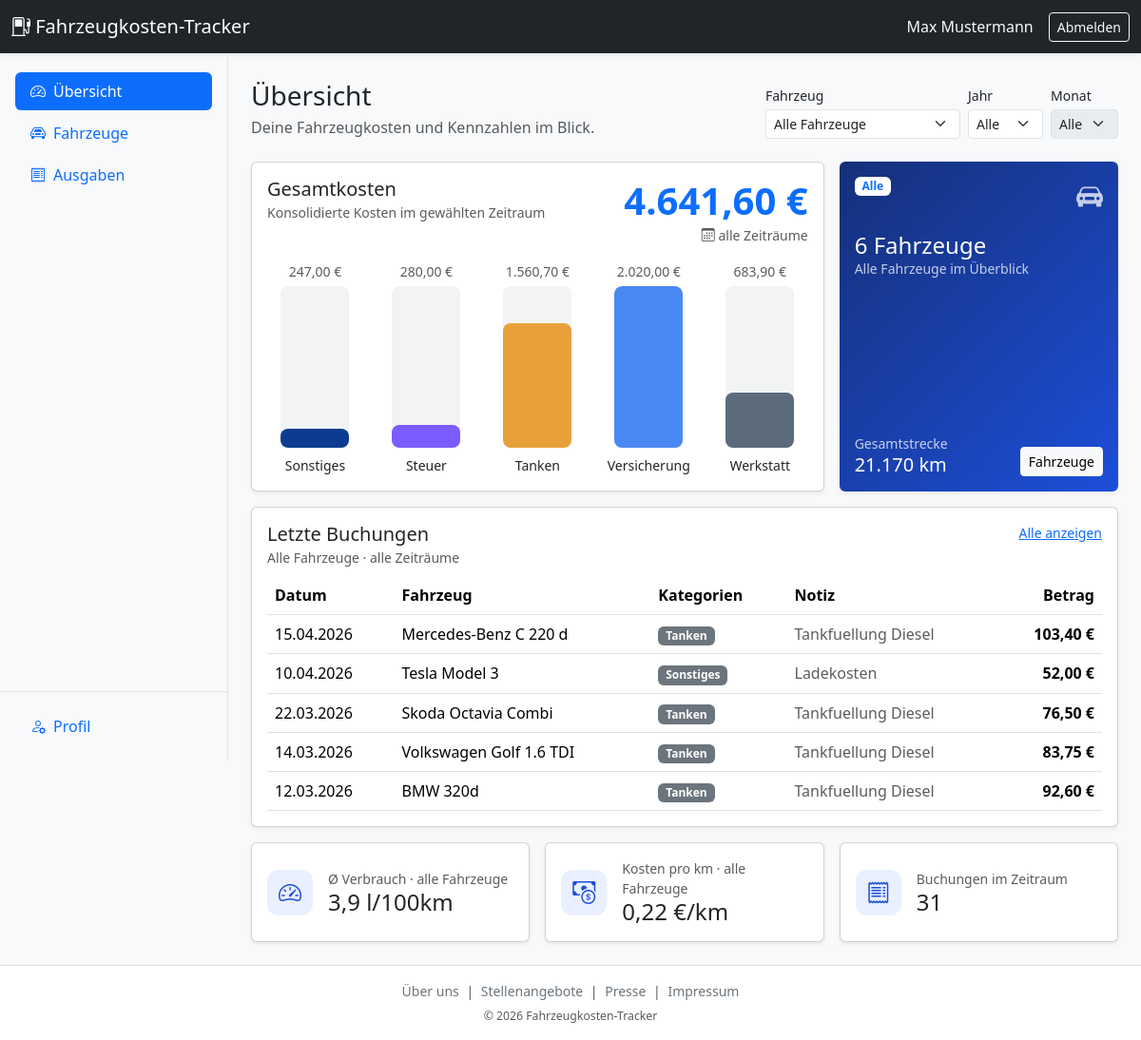
Page /site/index.php?view=dashboard (signed in) on the committed database.
### tables this page shows
CREATE TABLE user (
    id            INT UNSIGNED         NOT NULL AUTO_INCREMENT,
    user_name     VARCHAR(50)          NOT NULL,
    password_hash VARCHAR(255)         NOT NULL,
    first_name    VARCHAR(100)         NOT NULL,
    last_name     VARCHAR(100)         NOT NULL,
    role          ENUM('user','admin') NOT NULL DEFAULT 'user',
    is_active     TINYINT(1)           NOT NULL DEFAULT 1,
    created_at    DATETIME             NOT NULL DEFAULT CURRENT_TIMESTAMP,
    updated_at    DATETIME             NOT NULL DEFAULT CURRENT_TIMESTAMP ON UPDATE CURRENT_TIMESTAMP,
    PRIMARY KEY (id),
    UNIQUE KEY uq_user_user_name (user_name)
);

CREATE TABLE expense (
    id              INT UNSIGNED    NOT NULL AUTO_INCREMENT,
    vehicle_id      INT UNSIGNED    NOT NULL,
    date            DATE            NOT NULL,
    cost            DECIMAL(10,2)   NOT NULL,
    note            VARCHAR(500)        NULL,
    mileage         INT UNSIGNED        NULL,
    is_active       TINYINT(1)      NOT NULL DEFAULT 1,
    is_fuel_expense TINYINT(1)      NOT NULL DEFAULT 0,
    liters          DECIMAL(7,2)        NULL,
    price_per_liter DECIMAL(6,3)        NULL,
    created_at      DATETIME        NOT NULL DEFAULT CURRENT_TIMESTAMP,
    updated_at      DATETIME        NOT NULL DEFAULT CURRENT_TIMESTAMP ON UPDATE CURRENT_TIMESTAMP,
    PRIMARY KEY (id),
    CONSTRAINT fk_expense_vehicle FOREIGN KEY (vehicle_id) REFERENCES vehicle (id),
    CONSTRAINT chk_fuel_fields CHECK (
            (is_fuel_expense = 1 AND liters IS NOT NULL AND price_per_liter IS NOT NULL)
         OR (is_fuel_expense = 0 AND liters IS NULL     AND price_per_liter IS NULL)
    )
);

### site/views/dashboard.php (the view, shortened to what the rows shown need)
<?php
$filterId = static fn(string $key): ?int =>
    (isset($_GET[$key]) && ctype_digit((string)$_GET[$key])) ? (int)$_GET[$key] : null;
$data = DashboardData::build(
    $vehicleDao,
    $expenseDao,
    $categoryDao,
    $currentUser->getId(),
    $filterId('fVehicle'),
    $filterId('fYear'),
    $filterId('fMonth'),
);
$money = static fn(float $v): string => number_format($v, 2, ',', '.') . ' €';
require_once 'views/partials/header.php';
?>
<div class="d-flex flex-wrap justify-content-between align-items-end gap-3 mb-4">
    <div>
        <h1 class="h3 mb-1">Übersicht</h1>
    </div>
</div>
<?php if (count($data->vehicles) === 0): ?>
    <div class="alert alert-info">
        Noch keine Fahrzeuge. <a href="index.php?view=vehicle-form" class="alert-link">Lege dein erstes Fahrzeug an</a>,
        dann erscheinen hier deine Auswertungen.
    </div>
<?php else: ?>
    <div class="row g-3 mb-3">
        <div class="col-lg-8">
            <div class="card shadow-sm h-100">
                <div class="card-body">
                    <div class="d-flex justify-content-between align-items-start mb-3">
                        <div>
                            <h2 class="h5 mb-0">Gesamtkosten</h2>
                        </div>
                    </div>
                </div>
            </div>
        </div>
        <div class="col-lg-4">
            <?php if ($data->singleVehicle !== null): ?>
                <div class="card shadow-sm h-100 vehicle-highlight text-white">
                    <div class="card-body d-flex flex-column">
                        <div class="d-flex justify-content-between align-items-start">
                            <span class="badge bg-white text-primary"><?php echo Util::escape($data->singleVehicle->getLicensePlate()); ?></span>
                            <span class="bi bi-car-front-fill fs-3 opacity-75" aria-hidden="true"></span>
                        </div>
                        <h2 class="h4 mt-3 mb-0"><?php echo Util::escape($data->singleVehicle->getDisplayName()); ?></h2>
                        <span class="opacity-75 small">
                            Erstzulassung <?php echo Util::escape($data->singleVehicle->getInitRegistration()->format('Y')); ?>
                        </span>
                        <div class="mt-auto d-flex justify-content-between align-items-end pt-4">
                            <div>
                                <div class="opacity-75 small">Letzter km-Stand</div>
                                <div class="h5 mb-0"><?php echo $data->singleLatestKm !== null ? Util::escape(number_format($data->singleLatestKm, 0, ',', '.')) . ' km' : '—'; ?></div>
                            </div>
                            <a href="index.php?view=vehicles" class="btn btn-sm btn-light">Fahrzeuge</a>
                        </div>
                    </div>
                </div>
            <?php else: ?>
                <div class="card shadow-sm h-100 vehicle-highlight text-white">
                    <div class="card-body d-flex flex-column">
                        <h2 class="h4 mt-3 mb-0"><?php echo $data->fleetCount; ?> Fahrzeuge</h2>
                    </div>
                </div>
            <?php endif; ?>
        </div>
    </div>
    <div class="card shadow-sm mb-3">
        <div class="card-body">
            <div class="d-flex justify-content-between align-items-start mb-2">
                <div>
                    <h2 class="h5 mb-0">Letzte Buchungen</h2>
                </div>
            </div>
            <?php if (count($data->recent) === 0): ?>
                <p class="text-muted mb-0">Noch keine Buchungen.</p>
            <?php else: ?>
                <div class="table-responsive">
                    <table class="table align-middle mb-0">
                        <thead>
                            <tr>
                                <th>Datum</th>
                                <th>Fahrzeug</th>
                                <th>Kategorien</th>
                                <th>Notiz</th>
                                <th class="text-end">Betrag</th>
                            </tr>
                        </thead>
                        <tbody>
                        <?php foreach ($data->recent as $expense): ?>
                            <tr>
                                <td class="text-nowrap"><?php echo Util::escape($expense->getDate()->format('d.m.Y')); ?></td>
                                <td><?php echo Util::escape($data->vehicleNames[$expense->getVehicleId()] ?? '—'); ?></td>
                                <td>
                                    <?php foreach ($data->recentCategories[$expense->getId()] ?? [] as $category): ?>
                                        <?php require 'views/partials/category-badge.php'; ?>
                                    <?php endforeach; ?>
                                </td>
                                <td class="text-muted"><?php echo Util::escape($expense->getNote() ?? ''); ?></td>
                                <td class="text-end text-nowrap fw-semibold"><?php echo Util::escape($money($expense->getCost())); ?></td>
                            </tr>
                        <?php endforeach; ?>
                        </tbody>
                    </table>
                </div>
            <?php endif; ?>
        </div>
    </div>
<?php endif; ?>
<?php require_once 'views/partials/footer.php'; ?>

### site/views/partials/header.php (shortened to what the rows shown need)
<?php
$loggedIn = $auth->isLoggedIn();
?>
<!DOCTYPE html>
<html lang="de">
<head>
    <link href="https://cdn.jsdelivr.net/npm/bootstrap@5.3.3/dist/css/bootstrap.min.css" rel="stylesheet"
>
    <link rel="stylesheet" href="https://cdn.jsdelivr.net/npm/bootstrap-icons@1.11.3/font/bootstrap-icons.min.css">
    <link href="assets/main.css" rel="stylesheet">
</head>
<body>
<nav class="navbar navbar-dark bg-dark fixed-top shadow-sm">
    <div class="container-fluid">
        <a class="navbar-brand me-auto" href="index.php">
            <span class="bi bi-fuel-pump" aria-hidden="true"></span>
            Fahrzeugkosten-Tracker
        </a>
        <?php if ($loggedIn && $currentUser !== null): ?>
            <a href="index.php?view=profile" class="navbar-text me-3 d-none d-sm-flex align-items-center text-light text-decoration-none">
                <?php echo Util::escape($currentUser->getFullName()); ?>
            </a>
            <form method="post" action="index.php" class="d-inline">
                <button type="submit" class="btn btn-sm btn-outline-light">Abmelden</button>
            </form>
        <?php else: ?>
            <a class="btn btn-sm <?php echo $view === 'login' ? 'btn-light' : 'btn-outline-light'; ?> me-2" href="index.php?view=login">Anmelden</a>
            <a class="btn btn-sm <?php echo $view === 'register' ? 'btn-light' : 'btn-outline-light'; ?>" href="index.php?view=register">Registrieren</a>
        <?php endif; ?>
    </div>
</nav>
<?php if ($loggedIn): ?>
<div class="app-body">
    <main class="app-main">
<?php else: ?>
    <main class="page-content container">
<?php endif; ?>

### site/views/partials/category-badge.php (shortened to what the rows shown need)
<span class="badge" style="background-color: <?php echo $catColors[$category->getId()] ?? CategoryColor::FALLBACK; ?>;"><?php echo Util::escape($category->getName()); ?></span>

### rows in the picture
user: Util::escape($currentUser->getFullName()) "Max Mustermann"
expense: format "15.04.2026", vehicle "Mercedes-Benz C 220 d", Name "Tanken", note "Tankfuellung Diesel", cost "103,40 €"
expense: format "10.04.2026", vehicle "Tesla Model 3", Name "Sonstiges", note "Ladekosten", cost "52,00 €"
expense: format "22.03.2026", vehicle "Skoda Octavia Combi", Name "Tanken", note "Tankfuellung Diesel", cost "76,50 €"
expense: format "14.03.2026", vehicle "Volkswagen Golf 1.6 TDI", Name "Tanken", note "Tankfuellung Diesel", cost "83,75 €"
expense: format "12.03.2026", vehicle "BMW 320d", Name "Tanken", note "Tankfuellung Diesel", cost "92,60 €"

### other values in the picture
Util::escape($money($data->periodTotal)) "4.641,60 €"
Util::escape($data->periodLabel) "alle Zeiträume"
Util::escape($money($c['total'])) "247,00 €"
Util::escape($c['name']) "Sonstiges"
Util::escape($money($c['total'])) "280,00 €"
Util::escape($c['name']) "Steuer"
Util::escape($money($c['total'])) "1.560,70 €"
Util::escape($c['name']) "Tanken"
Util::escape($money($c['total'])) "2.020,00 €"
Util::escape($c['name']) "Versicherung"
Util::escape($money($c['total'])) "683,90 €"
Util::escape($c['name']) "Werkstatt"
$data->fleetCount "6"
Util::escape(number_format($data->fleetDistance, 0, ',', '.')) "21.170"
Util::escape($data->recentScope) "Alle Fahrzeuge · alle Zeiträume"
